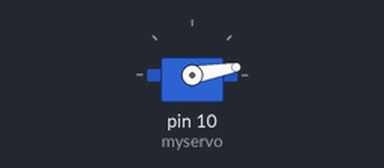
The sketch below on a simulated Arduino Uno, built with avr-gcc and run on an emulated ATmega328P. Shown: servo.

Above: at 0.05 s.
At 2.25 s:
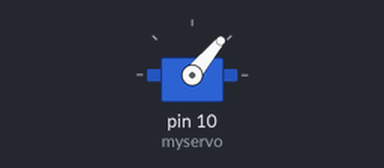
At 4.5 s:
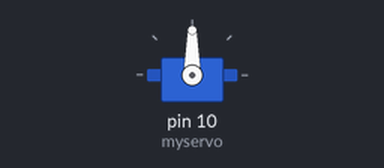
At 9.0 s:
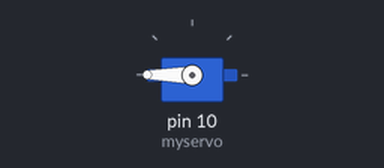
Timing chart, 0 to 12.4 s (numbered marks = the images above):
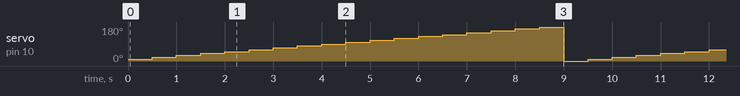

Measured:
- by itself, servo on pin 10 (myservo): repeats every 9.5 s: 30° 0.50 s, 40° 0.50 s, 50° 0.50 s, 60° 0.50 s, 70° 0.50 s, 80° 0.50 s, 90° 0.50 s, 100° 0.50 s, 110° 0.50 s, 120° 0.50 s, 130° 0.50 s, 140° 0.50 s, 150° 0.50 s, 160° 0.50 s, 170° 0.50 s, 180° 0.50 s, 0° 0.50 s, 10° 0.50 s, 20° 0.50 s

The sketch:

Run_a_Servo.ino
```cpp
#include <Servo.h>

Servo myservo;

float angle = 0;

void setup() {
  // put your setup code here, to run once:
  myservo.attach(10);
}

void loop() {
  // put your main code here, to run repeatedly:
  angle += 10;
  if (angle > 180) {
    angle = 0;
  }
  myservo.write(angle);
  delay(500);
}
```
